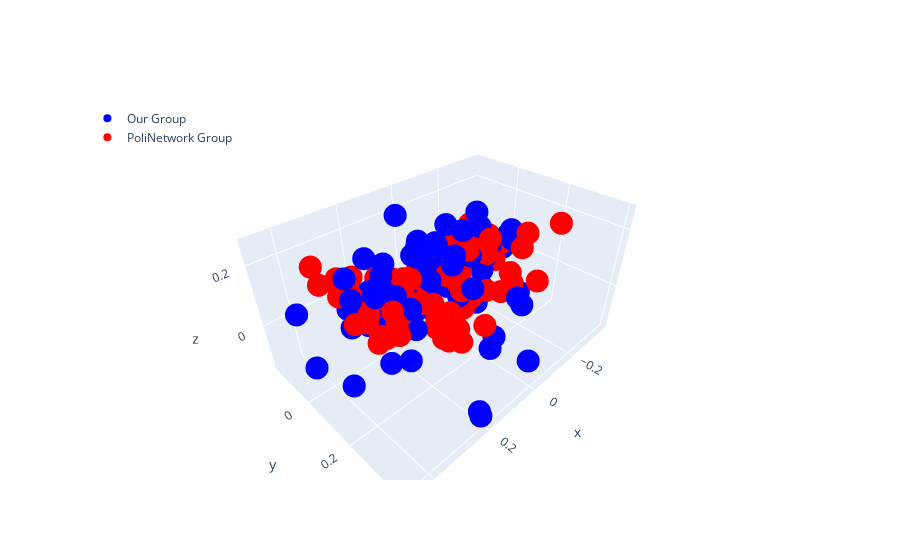

The code cell stored with this chart in its notebook:
### Code cell
plot_and_compare_reduced_embeddings_3D(preprocessed_texts, poli_preprocessed_texts, "en", "it", "Our Group", "PoliNetwork Group")
